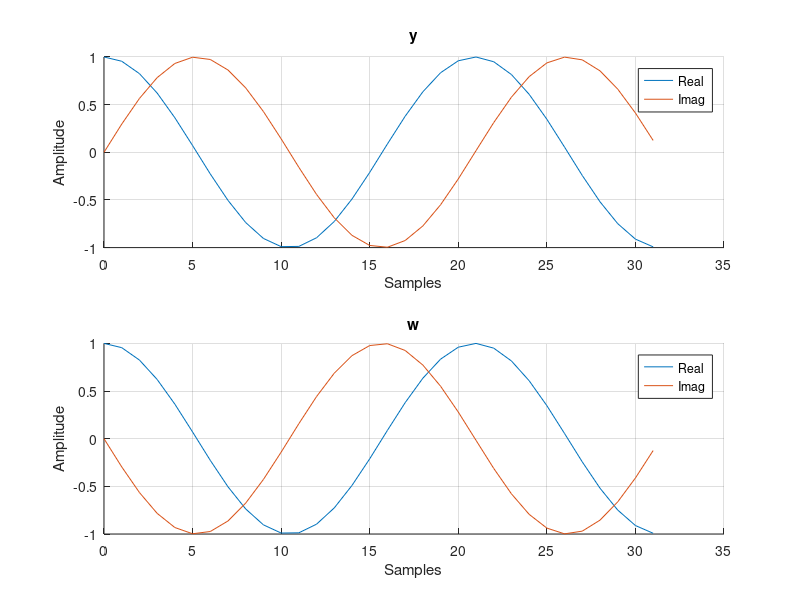

MATLAB code to generate this figure:
%% TARGET
% Plot the two complex signals represented in the 
% discrete time domain. The signals are:
% * Signal 0: y[n]=exp(+1i*omegaN*n);
% * Signal 1: w[n]=exp(-1i*omegaN*n);
% 
% The parameters are:
% * omegaN = 0.3;  
%
% *Suggestions*
% 1) How to extract the real component from a complex signal
%    a = real(c);        % a = Re{x}
% 2) How to extract the imag component from a complex signal
%    b = imag(c);        % b = Im{x}
% 3) How to create a complex signal given its components
%    c = complex(a, b);  % c = a + jb

%% Clear everything
clc;        % 'clc' clears all the text from the Command Window
clear;      % 'clear' removes all variables from the current workspace
close all;  % 'close all' deletes all figures whose handles are not hidden.

%% Parameters
omegaN = 0.3;
len = 32;

%% Exercise
n = 0:(len-1);
y = exp(+1i*omegaN*n);
w = exp(-1i*omegaN*n);

%% Figures
figure
subplot(2,1,1)
    hold on
    plot(n, real(y))
    plot(n, imag(y))
    hold off
    grid on
    legend('Real', 'Imag')
    xlabel('Samples')
    ylabel('Amplitude')
    title('y')
subplot(2,1,2)
    hold on
    plot(n, real(w))
    plot(n, imag(w))
    hold off
    grid on
    legend('Real', 'Imag')
    xlabel('Samples')
    ylabel('Amplitude')
    title('w')


%% Print on the Command Window




